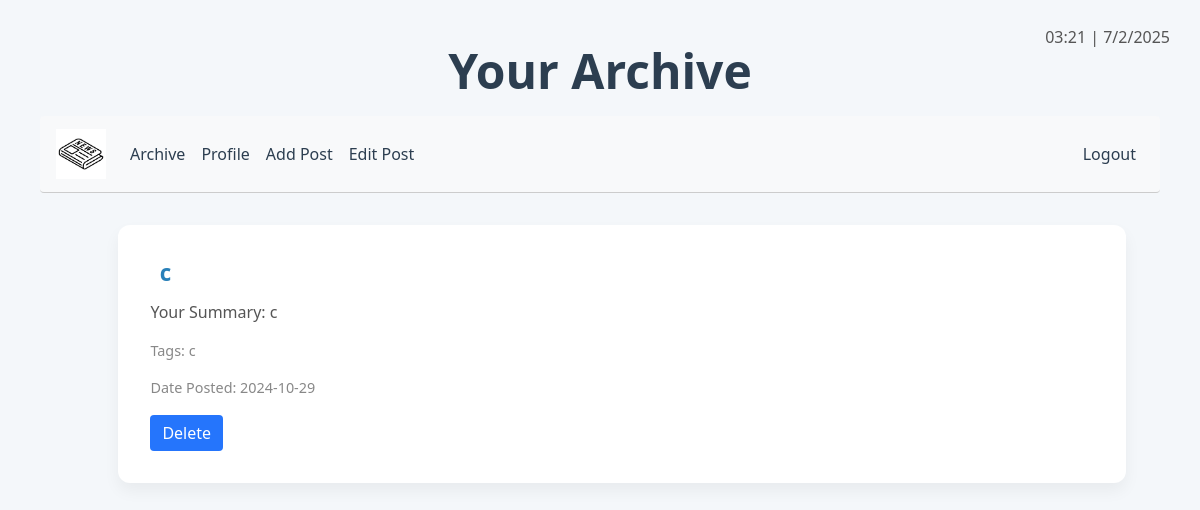
The page /pages/ (signed in) on the database as committed earlier.
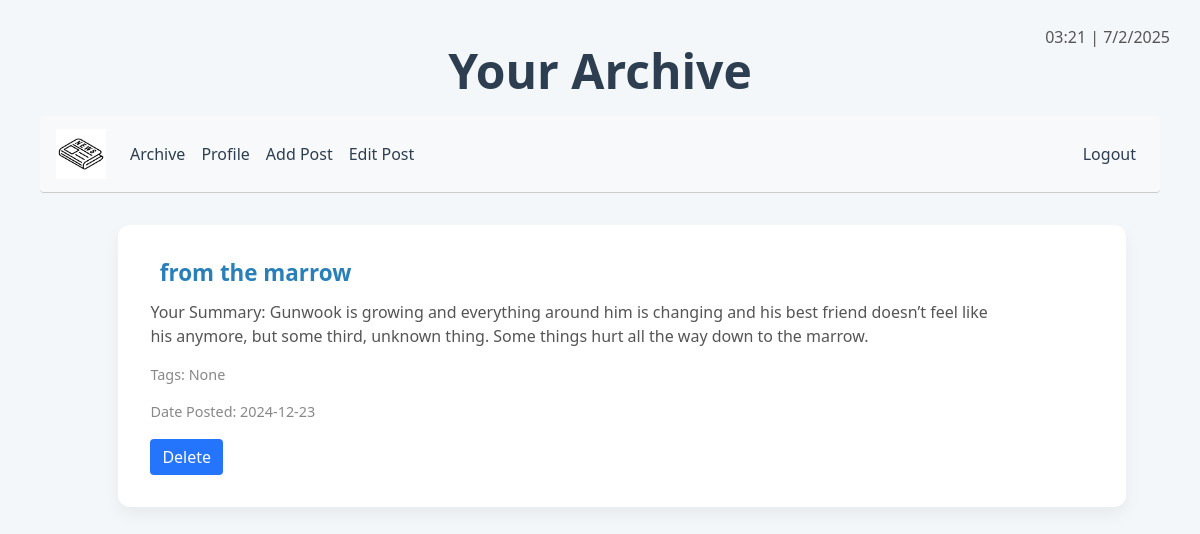
The same page on the database as committed later.
### tables this page shows
CREATE TABLE BlogPosts (
        "PostId" integer primary key autoincrement,
        "UserID" integer,
        "Title" Text,
        "Author" Text,
        "Content" Text,
        "Permalink" Text,
        "Tags" Text,
        "published_on" date
    );

### pages.py (the view)
@pages_bp.route("/home")
@pages_bp.route("/")
def home():
    if session.get("logged_in"):
        posts = get_user_posts(session["user_id"])
        session["PostId"] = None
        return render_template('index.html', posts=posts, id=session["user_id"])
    else:
        return redirect(url_for('auth.login_page'))

### connection.py (called while the page is built)
def get_db():
    connection = g.get('db', 'null')
    if connection == 'null':
        try:
            g.db = sqlite3.connect(db_file)
            g.db.row_factory = sqlite3.Row
            return g.db
        except Exception as ex:
            return False
    else:
        return connection

### fics.py (called while the page is built)
def get_user_posts(user_id):
    connection = get_db()
    sql = connection.cursor()
    data = sql.execute('''select * from BlogPosts where UserID=?''', [user_id])
    saved_posts = data.fetchall()
    return saved_posts

### templates/index.html (shortened to what this page needs)
<!DOCTYPE html>
<html lang="en">
<head>
  <link
    rel="stylesheet"
    href="https://cdn.jsdelivr.net/npm/bootstrap@4.4.1/dist/css/bootstrap.min.css"
  />
  <link rel="stylesheet" href="{{ url_for('static', filename='style.css') }}" />
</head>
<body>
  <main class="container">
    <div id="date"></div>
    <h1 class="title">Your Archive</h1>
    <nav class="navbar navbar-expand-lg navbar-light bg-light rounded">
      <a class="navbar-brand" href="#">
        <img src="{{ url_for('static', filename='images/newspaper.jpg') }}" width="50" height="50" alt="Logo" />
      </a>
      <div class="collapse navbar-collapse" id="navbarNav">
        <ul class="navbar-nav mr-auto">
          <li class="nav-item active">
            <a class="nav-link" href="{{ url_for('pages.home') }}">Archive</a>
          </li>
          <li class="nav-item active">
            <a class="nav-link" href="{{ url_for('pages.profile') }}">Profile</a>
          </li>
          <li class="nav-item active">
            <a class="nav-link" href="{{ url_for('pages.addpost') }}">Add Post</a>
          </li>
          <li class="nav-item active">
            <a class="nav-link" href="{{ url_for('pages.editpost') }}">Edit Post</a>
          </li>
        </ul>
        <ul class="navbar-nav ml-auto">
          <li class="nav-item">
            <a class="nav-link" href="{{ url_for('auth.logout') }}">Logout</a>
          </li>
        </ul>
      </div>
    </nav>
    {% macro render_tags(posts) %}
      <p class="post-meta">
        Tags: {{ posts.Tags if posts.Tags else 'None' }}
      </p>
    {% endmacro %}
    {% macro render_posts(posts) %}
      {% if posts.UserID == id %}
        <div id="posts" class="container">
          <a id="post_title" href="{{ posts.Permalink }}">{{ posts.Title }}</a>
          <p id="post_summary">Your Summary: {{ posts.Content }}</p>
          {{ render_tags(posts) }}
          <p class="post-meta">Date Posted: {{ posts.published_on }}</p>
          <form action="{{ url_for('pages.deletepost') }}" method="POST">
            <input class="btn btn-secondary" name="submit" type="submit" value="Delete">
          </form>
        </div>
      {% endif %}
    {% endmacro %}
    <ul class="list-unstyled">
      {% for post in posts %}
        {{ render_posts(post) }}
      {% endfor %}
    </ul>
  </main>
</body>
</html>

### static/style.css (style rules this page uses)
body { background: #f4f7fa; font-family: 'Segoe UI', sans-serif; }
.title { color: #2c3e50; text-align: center; font-weight: bold; margin: 2rem 0 1rem 0; font-size: 3rem; }
#date { position: absolute; top: 15px; right: 20px; font-weight: 500; color: #555; padding: 10px; }
.navbar { margin-bottom: 2rem; border-bottom: 1px solid #ccc; }
.nav-link { font-weight: 500; color: #2c3e50 !important; }
.container { padding: 10px; }
.btn-secondary { background-color: #2575fc; border: none; transition: all 0.2s ease-in-out; }
#posts { background-color: #fff; border-radius: 12px; padding: 2rem; box-shadow: 0 8px 16px rgba(0, 0, 0, 0.05); margin-bottom: 2rem; max-width: 90%; margin-left: 7%; }
#post_title { font-size: 1.4rem; font-weight: bold; color: #2980b9; max-width: 90%; padding: 1%; }
#post_summary { font-size: 1rem; color: #555; margin-top: 1%; max-width: 90%; }
.post-meta { font-size: 0.9rem; color: #888; }

Rows that differ between the two databases and show on the page:
removed BlogPosts: Title "c", Content "c", Tags "c", published_on "2024-10-29"
added BlogPosts: Title "from the marrow", Content "Gunwook is growing and everything around him is changing and his best friend doesn’t feel like his anymore, but some third, unknown thing. Some things hurt all the way down to the marrow.", Tags "None", published_on "2024-12-23"
